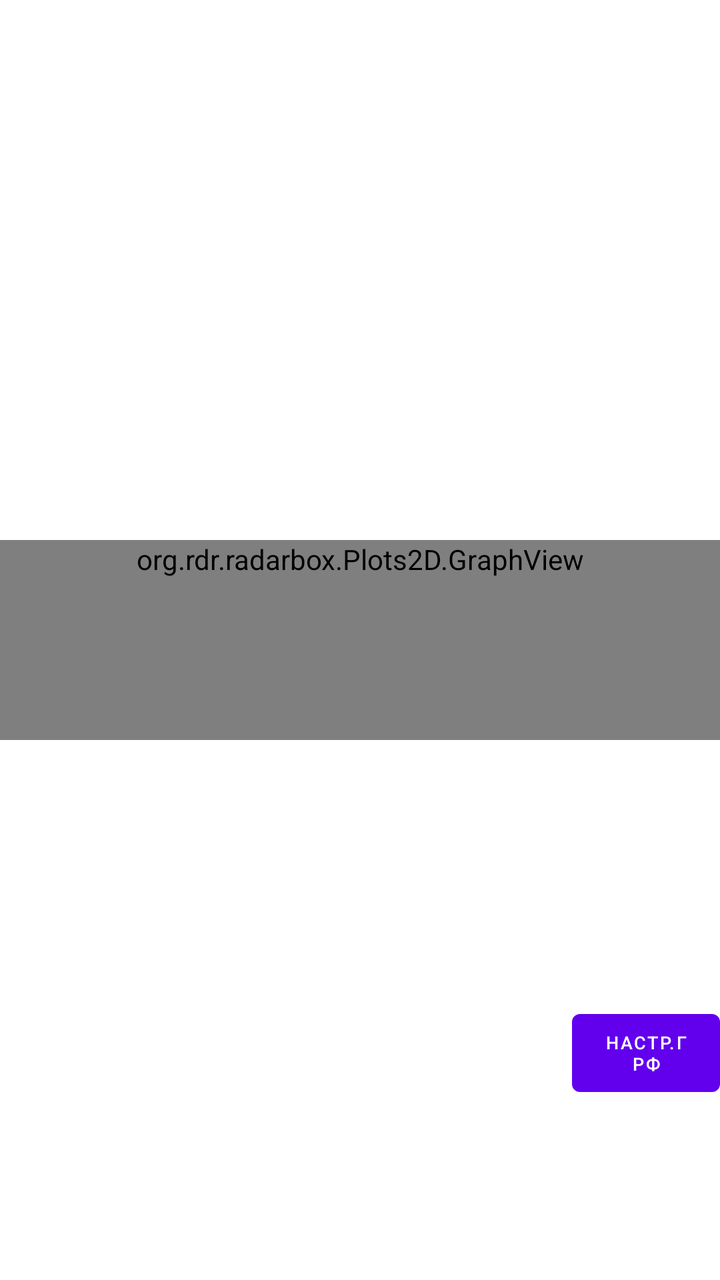
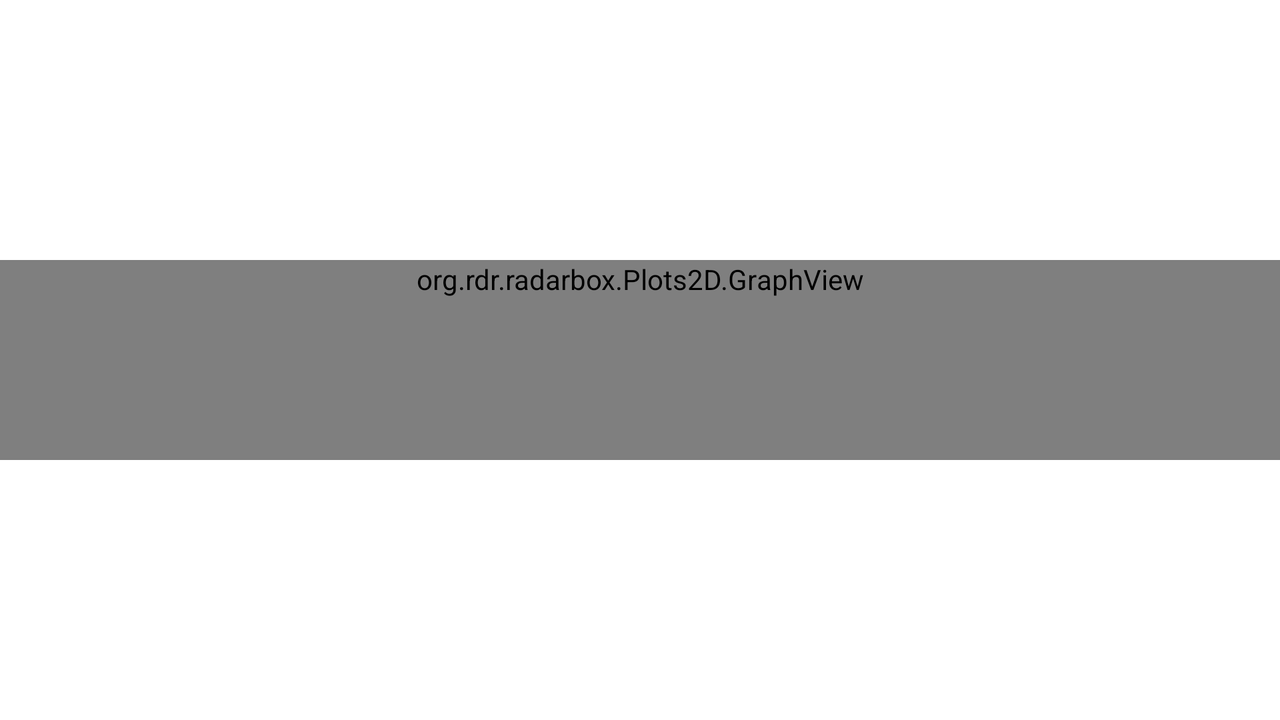

One screen, two layout resources from the same app: the default and the repository's alternative for another configuration. Each is rendered where Android would select it; the XML of both is given below.
<!-- AndroidManifest.xml: application theme Theme.RadarBox1 -->
<!-- res/layout/time_freq_graph_fragment.xml -->
<?xml version="1.0" encoding="utf-8"?>
<androidx.constraintlayout.widget.ConstraintLayout
    xmlns:app="http://schemas.android.com/apk/res-auto"
    xmlns:android="http://schemas.android.com/apk/res/android"
    android:layout_width="match_parent"
    android:layout_height="match_parent">

    <FrameLayout
        android:id="@+id/graph_container"
        android:layout_width="match_parent"
        android:layout_height="wrap_content"
        app:layout_constraintTop_toTopOf="parent"
        app:layout_constraintStart_toStartOf="parent"
        app:layout_constraintEnd_toEndOf="parent"
        app:layout_constraintBottom_toTopOf="@id/graph_settings_container">
        <org.rdr.radarbox.Plots2D.GraphView
            android:id="@+id/graph"
            android:layout_width="match_parent"
            android:layout_height="match_parent"
            android:minHeight="100dp"
            android:scaleType="centerCrop" />
    </FrameLayout>


    <FrameLayout
        android:id="@+id/graph_settings_container"
        android:layout_width="match_parent"
        android:layout_height="wrap_content"
        android:layout_weight="1"
        app:layout_constraintBottom_toBottomOf="parent"
        app:layout_constraintStart_toStartOf="parent"
        app:layout_constraintEnd_toEndOf="parent" />

    <Button
        android:id="@+id/btn_grSettings"
        android:layout_width="74dp"
        android:layout_height="51dp"
        android:layout_marginBottom="88dp"
        android:color="#828282"
        android:text="Настр.грф"
        android:textSize="9dp"
        app:layout_constraintBottom_toBottomOf="parent"
        app:layout_constraintEnd_toEndOf="parent"
        app:layout_constraintHorizontal_bias="1.0"
        app:layout_constraintStart_toStartOf="parent" />

</androidx.constraintlayout.widget.ConstraintLayout>
<!-- resources referenced by this layout -->
<resources>
  <style name="Theme.RadarBox1" parent="Theme.MaterialComponents.DayNight.DarkActionBar">
          <item name="windowNoTitle">true</item>
          
          <item name="colorPrimary">@color/purple_500</item>
          <item name="colorPrimaryVariant">@color/purple_700</item>
          <item name="colorOnPrimary">@color/white</item>
          
          <item name="colorSecondary">@color/teal_200</item>
          <item name="colorSecondaryVariant">@color/teal_700</item>
          <item name="colorOnSecondary">@color/black</item>
          
          <item name="android:statusBarColor" tools:targetApi="l">?attr/colorPrimaryVariant</item>
          
      </style>
  <color name="purple_500">#FF6200EE</color>
  <color name="purple_700">#FF3700B3</color>
  <color name="white">#FFFFFFFF</color>
  <color name="teal_200">#FF03DAC5</color>
  <color name="teal_700">#FF018786</color>
  <color name="black">#FF000000</color>
</resources>
<!-- res/layout-land/time_freq_graph_fragment.xml (the repository's variant of the layout above) -->
<!-- drawn on the phone turned sideways -->
<?xml version="1.0" encoding="utf-8"?>
<androidx.constraintlayout.widget.ConstraintLayout
    xmlns:app="http://schemas.android.com/apk/res-auto"
    xmlns:android="http://schemas.android.com/apk/res/android"
    android:layout_width="match_parent"
    android:layout_height="match_parent">

    <FrameLayout
        android:id="@+id/graph_container"
        android:layout_width="match_parent"
        android:layout_height="wrap_content"
        app:layout_constraintTop_toTopOf="parent"
        app:layout_constraintRight_toLeftOf="@id/graph_settings_container"
        app:layout_constraintLeft_toLeftOf="parent"
        app:layout_constraintBottom_toBottomOf="parent">
        <org.rdr.radarbox.Plots2D.GraphView
            android:id="@+id/graph"
            android:layout_width="match_parent"
            android:layout_height="match_parent"
            android:minHeight="100dp"
            android:scaleType="centerCrop" />
    </FrameLayout>

    <FrameLayout
        android:id="@+id/graph_settings_container"
        android:layout_width="wrap_content"
        android:layout_height="match_parent"
        android:layout_weight="1"
        app:layout_constraintBottom_toBottomOf="parent"
        app:layout_constraintTop_toTopOf="parent"
        app:layout_constraintRight_toRightOf="parent" />

</androidx.constraintlayout.widget.ConstraintLayout>
